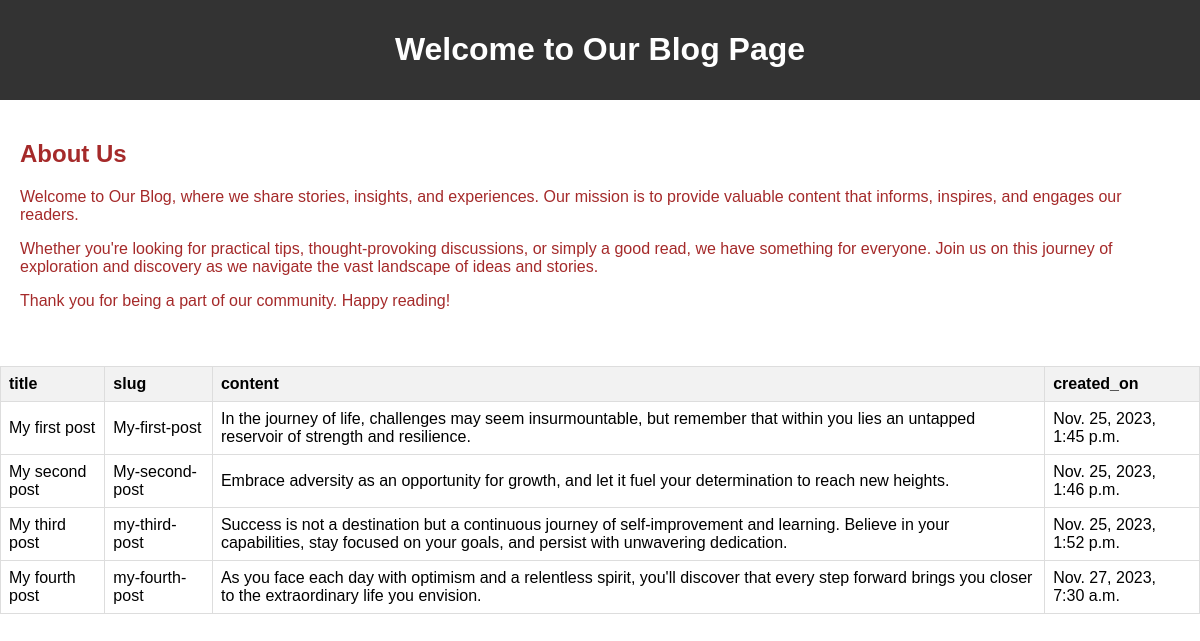
/func, run on the app's committed database.
### blog/models.py (models this page shows, shortened)
class Post(models.Model):
    title=models.CharField(max_length=50, unique=True)
    slug=models.CharField(max_length=70, unique=True)
    created_on=models.DateTimeField(auto_now_add=True)
    author=models.ForeignKey(User, on_delete=models.CASCADE, related_name='my_post')
    content=models.TextField()
    updated_on=models.DateTimeField(auto_now=True)
    status=models.IntegerField(choices=STATUS, default=0)
    class meta:
        oredreing=['_created_on']

### blog/views.py (the view)
# urls.py: path('func',views.func,name='func')
def func(request):
    object=Post.objects.all()
    return render(request,'base.html',{'object':object,})

### blog/templates/base.html (shortened to what this page needs)
<!DOCTYPE html>
<html lang="en">
<head>
<body>
    <header>
        <h1>Welcome to Our Blog Page</h1>
    </header>
    <main>
        <h2>About Us</h2>
        <p>Welcome to Our Blog, where we share stories, insights, and experiences. Our mission is to provide valuable content that informs, inspires, and engages our readers.</p>
        <p>Whether you're looking for practical tips, thought-provoking discussions, or simply a good read, we have something for everyone. Join us on this journey of exploration and discovery as we navigate the vast landscape of ideas and stories.</p>
        <p>Thank you for being a part of our community. Happy reading!</p>
    </main>
<table align=center>
    <th>title</th>
    <th>slug</th>
    <th>content</th>
    <th>created_on</th>
    {% for a in object%}
    <tr>
        <td>{{a.title}}</td>
        <td>{{a.slug}}</td>
        <td>{{a.content}}</td>
        <td>{{a.created_on}}</td>
    </tr>
    {%endfor%}
</table>

### blog/templates/base.html (style rules this page uses)
body { font-family: Arial, sans-serif; margin: 0; padding: 0; }
header { background-color: #333; color: #fff; padding: 10px; text-align: center; }
main { color: brown; padding: 20px; }
table { width: 100%; border-collapse: collapse; margin-top: 20px; }
th, td { border: 1px solid #ddd; padding: 8px; text-align: left; }
th { background-color: #f2f2f2; }

### data on the page
Post: title "My first post", slug "My-first-post", content "In the journey of life, challenges may seem insurmountable, but remember that within you lies an untapped reservoir of strength and resilience.", created_on "Nov. 25, 2023, 1:45 p.m."
Post: title "My second post", slug "My-second-post", content "Embrace adversity as an opportunity for growth, and let it fuel your determination to reach new heights.", created_on "Nov. 25, 2023, 1:46 p.m."
Post: title "My third post", slug "my-third-post", content "Success is not a destination but a continuous journey of self-improvement and learning. Believe in your capabilities, stay focused on your goals, and persist with unwavering dedication.", created_on "Nov. 25, 2023, 1:52 p.m."
Post: title "My fourth post", slug "my-fourth-post", content "As you face each day with optimism and a relentless spirit, you'll discover that every step forward brings you closer to the extraordinary life you envision.", created_on "Nov. 27, 2023, 7:30 a.m."
